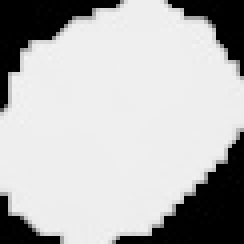
#> input picture base/base_simara_realce_log/benignos/1002.jpg, 61 x 61 px, found by its file name (shown 4 times larger); its folder holds 3 pictures in this run; the run also reads 1 picture not shown here
$ python main.py
#> lines starting #> are read from the running program, lines starting #| are printed output that depends on the picture
### codigos/techniques.py
import cv2
import numpy as np
from convolution import conv2D

# [5 lines left out: function s, not called in this run]

''' Uma função que aplica LBP 3x3 '''
# [36 lines left out: function LBP, not called in this run]

''' Uma função que aplica o CS-LBP com threshold T '''
# [91 lines left out: functions CS_LBP, LQP, not called in this run]

def CLBP(img):
	# Kernel de pesos padrão 3x3
	kernel = np.array([[1, 2, 4], [8, 0, 16], [32, 64, 128]])

	outputs1 = []
	outputs2 = []

	# Percorrendo a imagem
	for i in list(range(1, img.shape[0]-1)):
		for j in list(range(1, img.shape[1]-1)):

			mavg = 0

			# Calculando a média das magnitudes da diferença entre o pixel central e os vizinhos
			for g in list(range(-1, 2)):
				for k in list(range(-1, 2)):

					if ((g == 0) and (k == 0)):
						continue

					mavg += abs(img[i][j] - img[i+g][j+k])

			mavg /= 8

			north = img[i-1][j] - img[i][j]
			northeast = img[i-1][j+1] - img[i][j]
			east = img[i][j+1] - img[i][j]
			southeast = img[i+1][j+1] - img[i][j]
			south = img[i+1][j] - img[i][j]
			southwest = img[i+1][j-1] - img[i][j]
			west = img[i][j-1] - img[i][j]
			northwest = img[i-1][j-1] - img[i][j]

			sum1 = 0
			sum2 = 0

			if (north >= 0):
				sum1 += 1
			if (abs(north) > mavg):
				sum1 += 2
			if (east >= 0):
				sum1 += 4
			if (abs(east) > mavg):
				sum1 += 8
			if (south >= 0):
				sum1 += 16
			if (abs(south) > mavg):
				sum1 += 32
			if (west >= 0):
				sum1 += 64
			if (abs(west) > mavg):
				sum1 += 128

			if (northeast >= 0):
				sum2 += 1
			if (abs(northeast) > mavg):
				sum2 += 2
			if (southeast >= 0):
				sum2 += 4
			if (abs(southeast) > mavg):
				sum2 += 8
			if (southwest >= 0):
				sum2 += 16
			if (abs(southwest) > mavg):
				sum2 += 32
			if (northwest >= 0):
				sum2 += 64
			if (abs(northwest) > mavg):
				sum2 += 128

			outputs1.append(sum1)
			outputs2.append(sum2)

	return np.array(outputs1), np.array(outputs2)

# [9 lines that do not run on import are left out]


### codigos/dataset.py
import os
import numpy as np
import cv2

BENIGNO = 'benignos'
MALIGNO = 'malignos'

folder = '/home/geovane/artigoRITA/base/base_simara_realce_log'

# [46 lines left out: function read_dataset, not called in this run]


def read_imgdataset(folder):

	print('> Loading', folder)

	for c in os.listdir(folder):

		# Label da classe
		if (c == BENIGNO):
			INDEX = 0
		elif (c == MALIGNO):
			INDEX = 1

		class_path = folder + '/' + c

		print(class_path)

		# Percorrendo todos os individuos presentes na classe
		for f in os.listdir(class_path):

			file_name = class_path + '/' + f

			print('> Reading:', file_name)

			img = cv2.imread(file_name, 0)

			yield img, INDEX

# [2 lines that do not run on import are left out]


### codigos/main.py
import cv2
import numpy as np
from techniques import LBP, CS_LBP, LQP, CLBP
from crop import cartesian_cut, diagonal_cut, complete_cut, circular_cut, eliptical_cut
from dataset import read_dataset, read_imgdataset

# Falta salvar os valores em um arquivo

			# Falar disso no artigo:
			#The number of bins used in quantization of the feature  space plays a crucial role. Histograms with too modest a number of bins fail to provide enough discriminative information about the distributions. However, since the distributions have a finite amount of entries, it does not make sense to go to the other extreme. If histograms have too many bins, and the average number of entries per bin is very small, histo- grams become sparse and unstable.
			# Nos meus testes utilizando somente o histograma, a quantidade de bins não foi tão importante assim, gerando uma diferença de resultados da ordem de 2%?!

			# Da normalização do histograma e de como a quantidade de bins foi decidida

			# The other parameters (i.e. t, t1 and t2) have been fixed for all the experiments without optimization, anyway empirical tests have shown very similar performance is for different values for t, t1 and t2. (NANNI(2010))

			# Apliquei um downsize com fator de redução 3 em ambas as dimensões

TECHNIQUE = 3 # 1- LBP/CS-LBP, 2 - LQP, 3 - CLBP

n_bins = [16, 32, 64, 128]
folder = '/mnt/DADOS/Estudos/Computação/Mestrado/artigoRITA/artigoRITA/base/base_simara_realce_log'

imgs = read_imgdataset(folder)

for frame, label in imgs:

	#frame = cv2.resize(frame, None, fx=1/3, fy=1/3)

	#subimgs = eliptical_cut(frame, 2)

	subimgs = [frame]

	for b in n_bins:

		if (TECHNIQUE == 1):

			output_file_path = '/mnt/DADOS/Estudos/Computação/Mestrado/artigoRITA/artigoRITA/resultados/histograma/CS_LBP_%sbins.txt' % (b)
			print(output_file_path)

			output_file = open(output_file_path, 'a')
			output_file.write('%s\t' % label)

			# contador de features
			g = 1

			for img in subimgs:

				# Apply LBP/CS-LBP
				result = CS_LBP(img)

				hist, bins = np.histogram(result, b)
				hist = hist/float(sum(hist))
				print(hist)

				for feature in hist:
					output_file.write('%s:%s\t' % (g, str(feature)))
					g += 1

			output_file.write('\n')

			output_file.close()

		elif (TECHNIQUE == 2):

			output_file_path = '/mnt/DADOS/Estudos/Computação/Mestrado/artigoRITA/artigoRITA/resultados/histograma/LQP_2_5_%sbins.txt' % (b)
			print(output_file_path)

			output_file = open(output_file_path, 'a')
			output_file.write('%s\t' % label)

			# contador de features
			g = 1

			for img in subimgs:

				# Apply LQP
				result1, result2, result3, result4 = LQP(img, 2, 5)

				hist1, bins = np.histogram(result1, b)
				hist2, bins = np.histogram(result2, b)
				hist3, bins = np.histogram(result3, b)
				hist4, bins = np.histogram(result4, b)

				# Concatenando histogramas
				hist = hist1.tolist() + hist2.tolist() + hist3.tolist() + hist4.tolist()
				hist = np.array(hist)/float(sum(hist))
				print(hist)

				for feature in hist:
					output_file.write('%s:%s\t' % (str(g), str(feature)))
					g += 1

			output_file.write('\n')
			output_file.close()

		else:

			output_file_path = '/mnt/DADOS/Estudos/Computação/Mestrado/artigoRITA/artigoRITA/resultados/histograma/CLBP_%sbins.txt' % (b)
			print(output_file_path)

			output_file = open(output_file_path, 'a')
			output_file.write('%s\t' % label)

			# contador de features
			g = 1

			for img in subimgs:

				# Apply CLBP
				result1, result2 = CLBP(img)

				hist1, bins = np.histogram(result1, b)
				hist2, bins = np.histogram(result2, b)

				# Concatenando histogramas
				hist = hist1.tolist() + hist2.tolist()
				hist = np.array(hist)/float(sum(hist))
				print(hist)

				for feature in hist:
					output_file.write('%s:%s\t' % (str(g), str(feature)))
					g += 1

			output_file.write('\n')
			output_file.close()
#> this loop made 4 passes
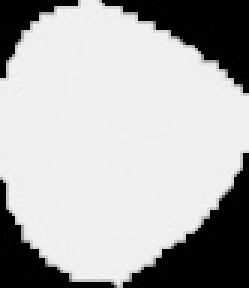
#> input picture base/base_simara_realce_log/benignos/1011.jpg, 83 x 96 px, found by its file name (shown 3 times larger)
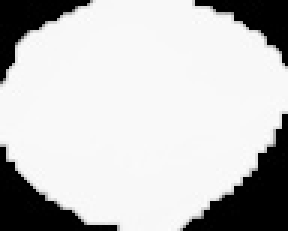
#> input picture base/base_simara_realce_log/benignos/1012.jpg, 96 x 77 px, found by its file name (shown 3 times larger)
#> after the loop:
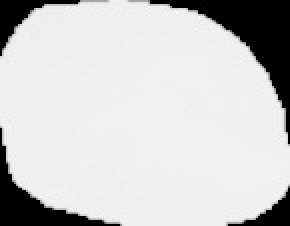
#> img: shape (113, 145) (shown 2 times larger); min 0, max 245, mean 202.9
